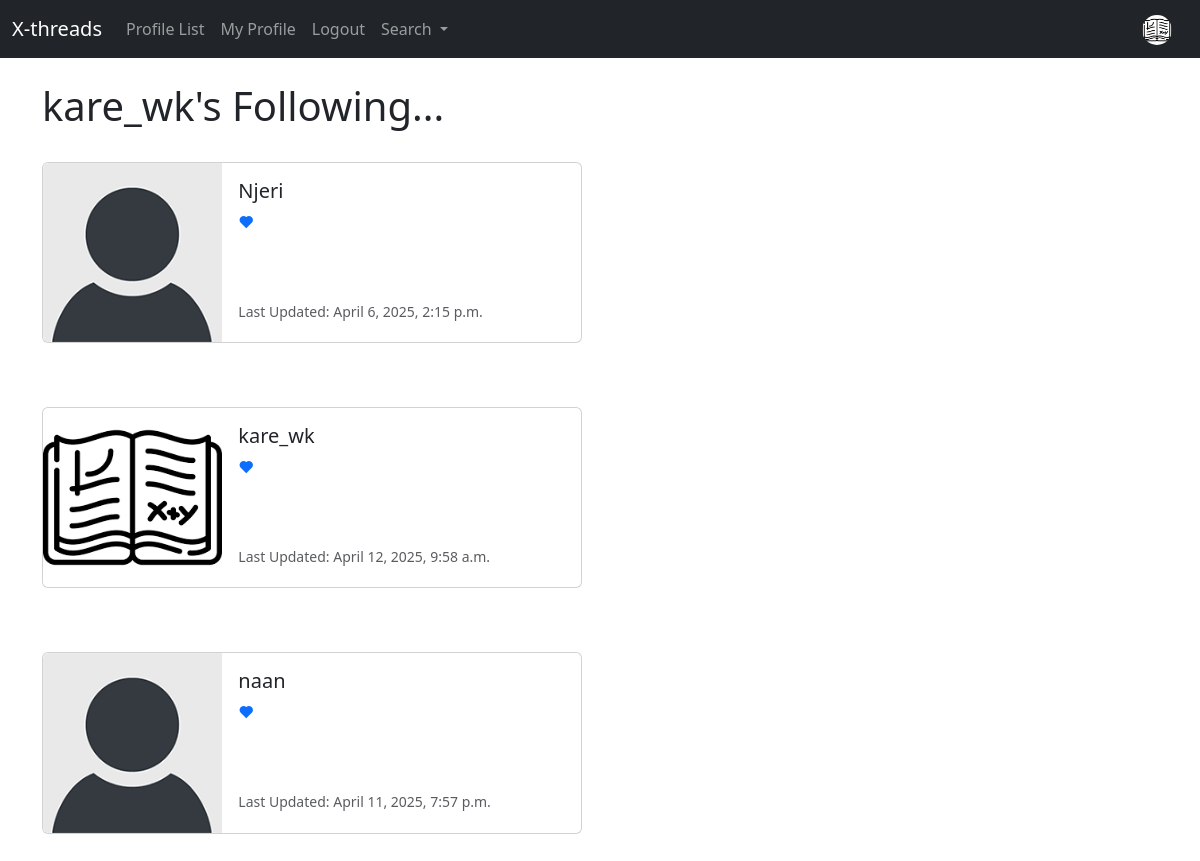
/profile/follows/8 (signed in), run on the app's committed database.
### musker/models.py (models this page shows, shortened)
class Profile(models.Model):
    user = models.OneToOneField(User, on_delete=models.CASCADE)
    follows = models.ManyToManyField("self",
                                    related_name="followed_by",
                                    symmetrical=False,
                                    blank=True)
    date_modified = models.DateTimeField(User, auto_now=True)
    profile_image = models.ImageField(null=True, blank=True, upload_to="images/")
    profile_bio = models.CharField(null=True, blank=True,max_length=500)
    homepage_link = models.CharField(null=True, blank=True,max_length=500)
    facebook_link = models.CharField(null=True, blank=True,max_length=500)
    instagram_link = models.CharField(null=True, blank=True,max_length=500)
    linkedIn_link = models.CharField(null=True, blank=True,max_length=500)
    def create_profile(sender, instance, created, **kwargs):
        if created:
            user_profile = Profile(user=instance)
            user_profile.save()
            user_profile.follows.set([instance.profile.id])
            user_profile.save()
    post_save.connect(create_profile, sender=User)

### musker/views.py (the view)
# urls.py: path('profile/follows/<int:pk>', views.follows, name="follows"),
def follows(request, pk):
     if request.user.is_authenticated:
          if request.user.id == pk:
               profiles = Profile.objects.get(user_id=pk)
               return render(request, 'follows.html', {"profiles":profiles})
          else:
               messages.success(request, ("That is not your profile Page..."))
               return redirect('home')
     else:
          messages.success(request, ("You must be logged in to view profiles."))
          return redirect('home')

### musker/templates/follows.html
{% extends 'base.html' %}
{% load static %}
{% block content %}
	<h1>{{ request.user.username }}'s Following...</h1>
<br/>
{% if profiles %}
	{% for profile in profiles.follows.all %}
		<div class="card mb-3" style="max-width: 540px;">
  <div class="row g-0">
    <div class="col-md-4">
      {% if profile.profile_image %}
      <img src="{{ profile.profile_image.url }}" width=200 height=200 class="img-fluid rounded-start" alt="{{profile.user.username}}">
      {% else %}
      <img src="{% static 'images/default_profile_pic (1).png' %}" class="img-fluid rounded-start" alt="Profile Image">
      {% endif %}
    </div>
    <div class="col-md-8">
      <div class="card-body">
        <h5 class="card-title">{{ profile.user.username }}</h5>
        <p class="card-text">
            {% if following in profile.follows.all %}
            <a href="{% url 'unfollow' following.user.id  %}"><i class='bx bx-undo bx-flip-horizontal'></i></a>
            <br>
            {% else %}
            <a href="{% url 'follow' user.id %}">
                <i class='bx bxs-heart'></i>
            </a>
            <br>
            {% endif %}
          </p>
        <br/><br/>
        <p class="card-text"><small class="text-muted">Last Updated: {{ profile.date_modified }}</small></p>
      </div>
    </div>
  </div>
</div>
<br/><br/>
	{% endfor %}
{% endif %}
{% endblock %}

### musker/templates/navbar.html (shortened to what this page needs)
{% load static %}
<nav class="navbar navbar-expand-lg  navbar-dark bg-dark">
    <div class="container-fluid">
      <a class="navbar-brand" href="{% url 'home' %}">X-threads</a>
      <div class="collapse navbar-collapse" id="navbarSupportedContent">
        <ul class="navbar-nav me-auto mb-2 mb-lg-0">
          <li class="nav-item">
            <a class="nav-link" href="{% url 'profile_list' %}">Profile List</a>
          </li>
          {% if user.is_authenticated %}
             <li class="nav-item">
             <a class="nav-link" href="{% url 'profile' request.user.id %}">My Profile </a>
             </li>
             <li class="nav-item">
              <a class="nav-link" href="{% url 'logout' %}">Logout</a>
              </li>
          {% endif %}
          <li class="nav-item dropdown">
            <a class="nav-link dropdown-toggle" href="#" role="button" data-bs-toggle="dropdown" aria-expanded="false">
              Search
            </a>
          </li>
        </ul>
        {% if user.is_authenticated %}
             <li class="nav-link navbar-brand">
               <a href="{% url 'profile' request.user.id %}">
                {% if user.profile.profile_image %}
                <img src="{{ user.profile.profile_image.url  }}" class="rounded-circle" width="30">
                {% else %}
                <img src="{% static 'images/default_profile_pic (1).png' %}" width=50 height=50 class="rounded-circle" alt="{{ meep.user.username }}">
                {% endif %}
               </a>
             </li>
        {% endif %}
      </div>
    </div>
  </nav>

### data on the page
Profile: user.username "Njeri", date_modified "April 6, 2025, 2:15 p.m."
Profile: profile_image (picture), user.username "kare_wk", date_modified "April 12, 2025, 9:58 a.m."
Profile: user.username "naan", date_modified "April 11, 2025, 7:57 p.m."

### other printed values
{{ request.user.username }} "kare_wk"
